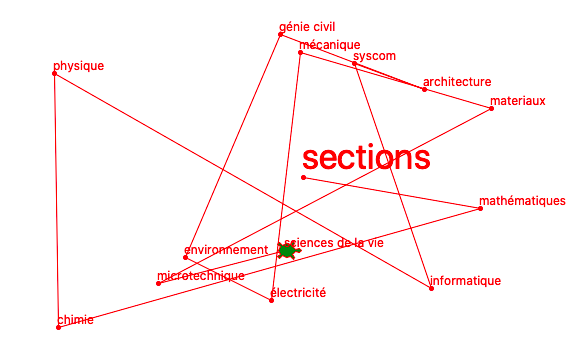

Here is the Python script that generated this plot:
# welcome to EPFL
import turtle
import random

turtle.color('red', 'green')
turtle.shape('turtle')
turtle.speed(1)

sections = ('mathématiques', 'chimie', 'physique', 'informatique', 'syscom', 'architecture', 'génie civil', 
    'environnement', 'électricité', 'mécanique', 'materiaux', 'microtechnique', 'sciences de la vie')

turtle.dot()
turtle.write('sections', font=(None, 36))

for s in sections:
    x = random.randint(-300, 200)
    y = random.randint(-150, 150)
    turtle.goto(x, y)
    turtle.dot()
    turtle.write(s, font=(None, 12))

turtle.done()
